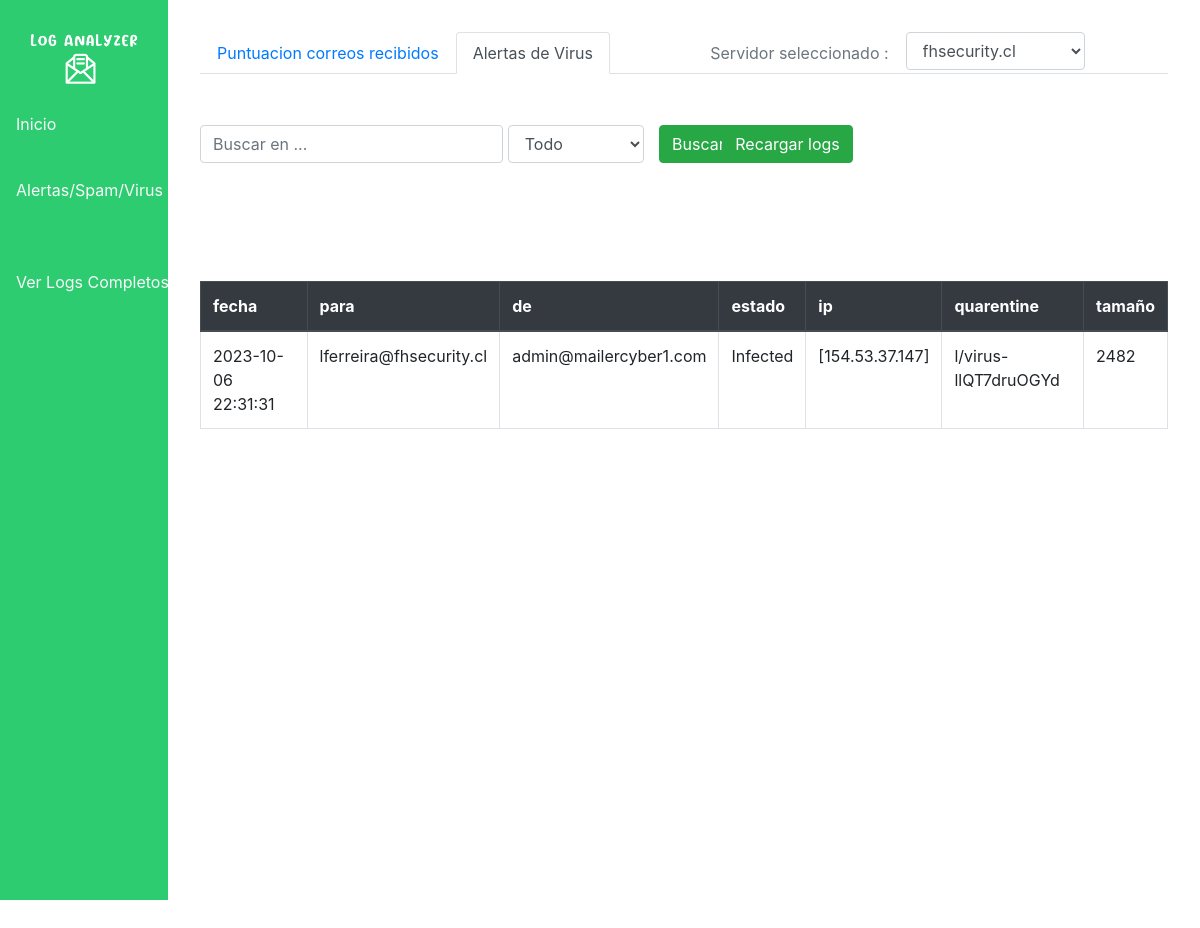
/inboxLog/virus, run on the app's committed database.
### tables this page shows
CREATE TABLE Servidor( id_host int  not null, 
							       hostname varchar(100) , 
								   ip varchar(100),
								   usuario varchar(100), 
								   clave varchar(100), 
								   fecha_act date, 
								   PRIMARY KEY (id_host));

CREATE TABLE Alertas_Virus( id_host int not null,
													 fecha date,
													 para varchar,
													 de varchar,
													 estado varchar,
													 ip varchar,
													 quarentine varchar,
													 tamaño varchar
													 );

### route_logBox.py (the view, shortened to what this page needs)
@page_inbox.route("/inboxLog/<tipo>")
def inboxLog(tipo="spam"):
	hosts = getHosts()
	if(tipo == str("spam")):
		spam = db.getSpam(0)
		if( spam == []):
			spam = SpamCheck(hosts[0])
			for s in spam:
				s['id_host'] = 0
			db.insertarSpam(spam)
		return render_template('analyze_spam.html',url=request.url_root,dic=spam,hosts=hosts)
	elif(tipo == str("virus")):
		virus = db.getVirus(0)
		return render_template('analyze_virus.html',url=request.url_root,dic=virus,hosts=hosts)

### database.py (called while the page is built)
	def getServidores(self):
		query = '''
			SELECT * FROM Servidor;
		'''
		data = []
		self._cur.execute(query)
		rows = self._cur.fetchall()
		keys = ['id_host','hostname','ip','usuario','clave','fecha_act']
		for row in rows:
			dic = {}
			for i in range(len(row)):
				dic[keys[i]] = row[i]
			data.append(dic)
		return data

	def getVirus(self,id_host):
		query = f"SELECT * FROM Alertas_Virus WHERE id_host='{id_host}' "
		data = []
		self._cur.execute(query)
		rows = self._cur.fetchall()
		keys = ['id_host','fecha','para','de','estado','ip','quarentine','tamaño']
		for row in rows:
			dic = {}
			for i in range(len(row)):
				dic[keys[i]] = row[i]
			data.append(dic)
		return data

### route_logBox.py (called while the page is built)
def getHosts():
	servidores = db.getServidores()
	aHost = []
	for serv in servidores:
		aHost.append(serv['hostname'])
	return aHost

### templates/analyze_virus.html (shortened to what this page needs)
{% extends './layout.html' %}
{% block div %}
	<div class="row" style="height: 800px;">
		<div class="col-lg-12">
			<ul class="nav nav-tabs">
			  <li class="nav-item">
			    <a class="nav-link"  href="{{url}}inboxLog/spam">Puntuacion correos recibidos</a>
			  </li>
			  <li class="nav-item">
			    <a class="nav-link active" aria-current="page" href="{{url}}inboxLog/virus">Alertas de Virus</a>
			  </li>
			  <li class="nav-item ml-auto">
			    <a class="nav-link disabled" href="#">Servidor seleccionado : </a>
			  </li>
			  <li class="mr-auto">
			  	<select class="form-control" id="sel_host">
			  		{% for i in range( hosts | length ) %}
			  			<option value='{{i}}'>{{hosts[i]}}</option>
			  		{% endfor %}
			  	</select>
			  </li>
			</ul>
		</div>
		<div class="col-lg-12">
			<form action="javascript:void(0)">
				<div class="form-group">
					<div class="row w-80">
						<div class="col-lg-6">
							<div class="row" id="box_input">
								<div class="col-lg-8">
									<input class="form-control"  type="text" name="search" placeholder="Buscar en ...">
								</div>
								<div class="col-lg-4" id="sel_servidor">
									<select class="form-control">
										<option>Todo</option>
									</select>
								</div>
							</div>
						</div>
						<div class="col-lg-1" style="margin-left: -4%;">
							<button class="btn btn-success">Buscar</button>
						</div>
						<div class="col-lg-2" style="margin-left: -2%;">
							<button id="reload" onclick="update(true)" class="btn btn-success"> Recargar logs</button>
						</div>
					</div>
				</div>
			</form>
		</div>
	<div class="col-12">
	</div>
		<div class="col-12">
			<div class="scroll">
				<table class="table table-bordered table-hover" >
 					<thead class="thead-dark">
						<tr>
							{% for key in dic[0] %}
								{% if key != 'id_host' %}
									<th space="col">{{key}} </th>
								{% endif %}
							{% endfor %}
						</tr>
					</thead>
					<tbody id="dataBody" >
						{% for item in dic %}
							<tr>
								{% for key in item %}
									{% if key != 'id_host' %}
										<td>{{item[key]}}</td>
									{% endif %}
								{% endfor %}
							</tr>
					    {% endfor %}
					</tbody>
				</table>
			</div>
		</div>
		<br>
	</div>
{% endblock %}

### static/css/index.css (style rules this page uses)
body { overflow: hidden; font-family: 'Mulish', sans-serif; font-weight: 300; height: 900px; }
.scroll { width: 100%; height: 500px; overflow: auto; }

### templates/analyze_virus.html (style rules this page uses)
#sel_servidor { margin-left: -5%; }

### data on the page
Servidor: hostname "fhsecurity.cl"
Alertas_Virus: fecha "2023-10-06 22:31:31" "lferreira@fhsecurity.cl" "admin@mailercyber1.com" "Infected" "[154.53.37.147]" "l/virus-llQT7druOGYd" "2482"

### other printed values
{{ key }} "fecha" "para" "de" "estado" "ip" "quarentine" "tamaño"
